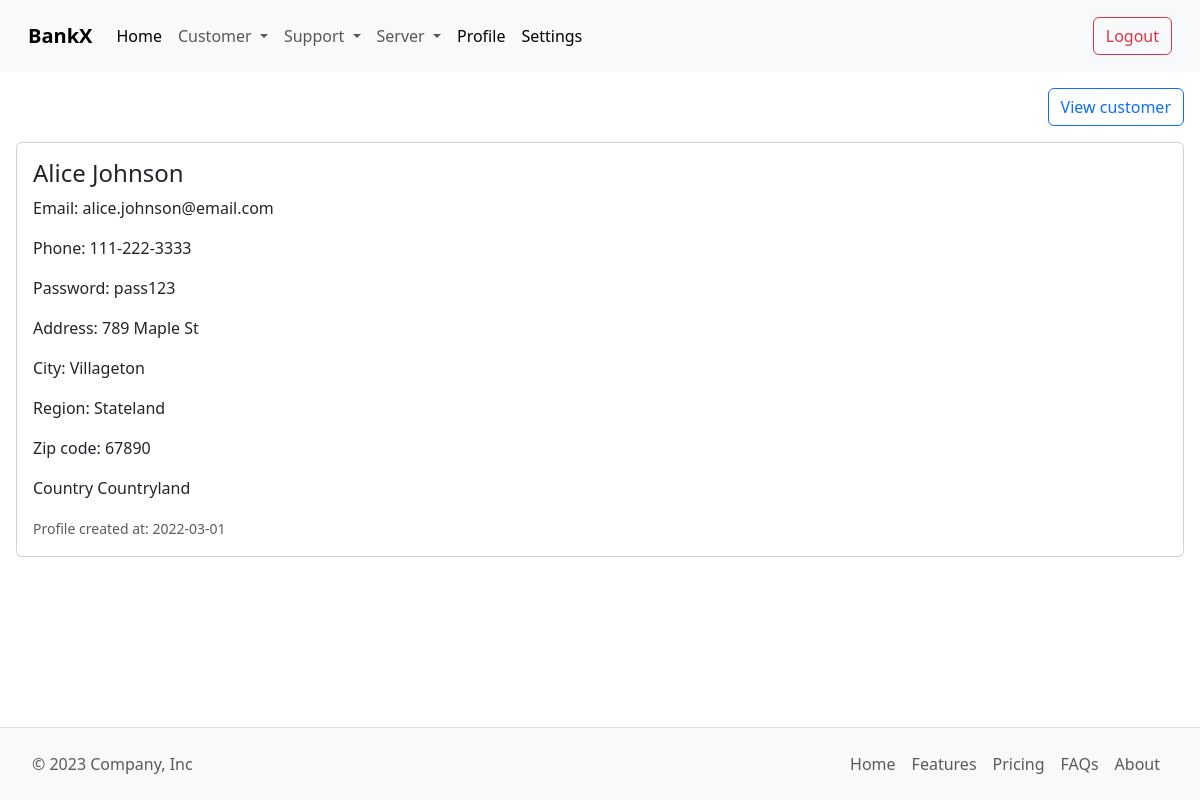
/Admin/customer_profile.php?id=1 (signed in), run on an earlier commit of the app's database.
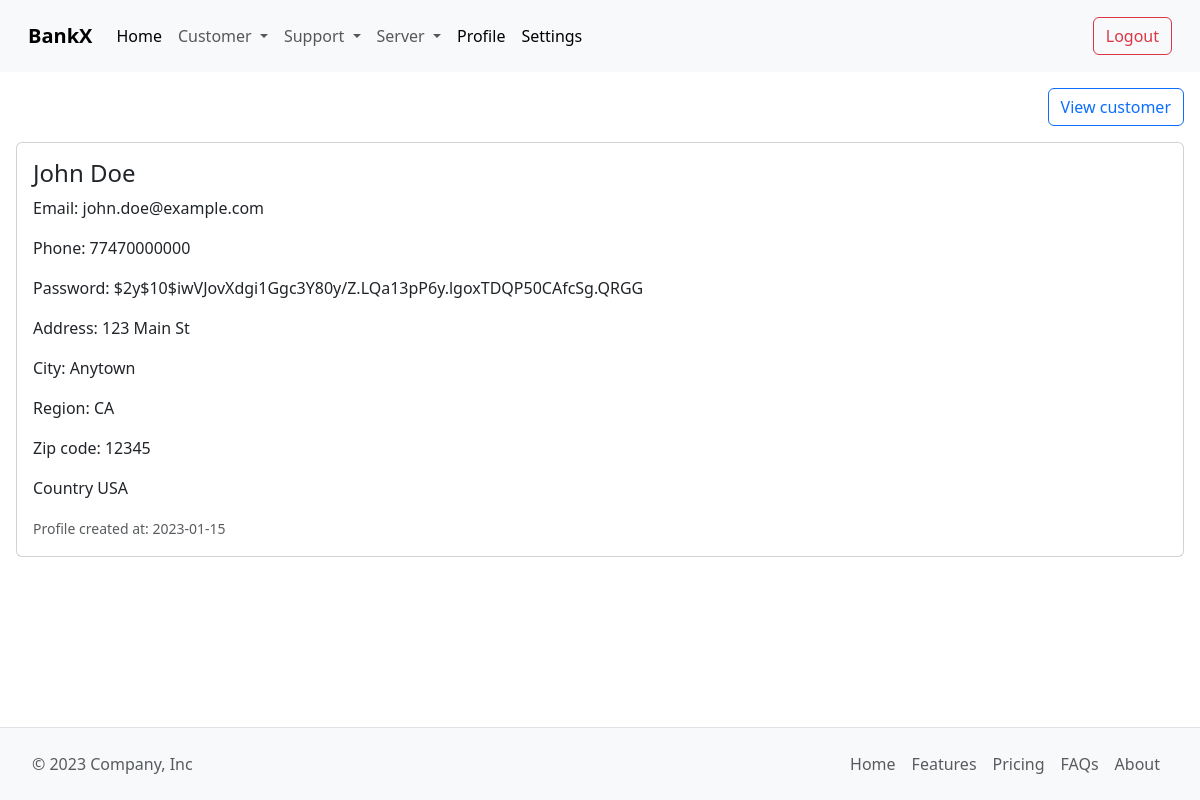
And on a later commit of the database.
### tables this page shows
CREATE TABLE `Customers` (
    `CustomerID` INT PRIMARY KEY AUTO_INCREMENT,
    `FirstName` VARCHAR(50) NOT NULL,
    `LastName` VARCHAR(50) NOT NULL,
    `Email` VARCHAR(100) NOT NULL,
    `PhoneNumber` VARCHAR(100) NOT NULL,
    `Password` VARCHAR(100) NOT NULL,
    `Address` VARCHAR(255),
    `City` VARCHAR(50),
    `State` VARCHAR(50),
    `ZipCode` VARCHAR(10),
    `Country` VARCHAR(50),
    `RegistrationDate` DATE NOT NULL,
    `LoginTime` TIMESTAMP DEFAULT CURRENT_TIMESTAMP,
    `LogoutTime` TIMESTAMP DEFAULT CURRENT_TIMESTAMP
);

### src/Admin/customer_profile.php (the view)
<?php
include("include/header.php");
require_once("../Modules/config.php");
$userid = isset($_GET['id']) ? htmlspecialchars($_GET['id']) : '';
$stmt = $conn->prepare("SELECT * FROM `Customers` WHERE `CustomerID` = :userid");
$stmt->bindValue(":userid", $userid, PDO::PARAM_INT);
$stmt->execute();
$result = $stmt->fetch(PDO::FETCH_ASSOC);
?>
<div style="padding-right: 1rem; padding-top: 1rem;">
	<ul class="nav justify-content-end">
		<li class="nav-item">
			<a class="btn btn-outline-primary" href="customer.php">View customer</a>
		</li>
	</ul>
</div>
<div style="padding: 1rem; padding-right: 1rem; padding-left: 1rem; padding-bottom: 8rem;">
	<div class="card">
		<div class="card-body">
			<h4 class="card-title">
				<?php echo $result['FirstName']; ?>
				<?php echo $result['LastName']; ?>
			</h4>
			<p class="card-text">Email:
				<?= $result['Email']; ?>
			</p>
			<p class="card-text">Phone:
				<?= $result['PhoneNumber']; ?>
			</p>
			<p class="card-text">Password:
				<?= $result['Password']; ?>
			</p>
			<p class="card-text">Address:
				<?= $result['Address']; ?>
			</p>
			<p class="card-text">City:
				<?= $result['City']; ?>
			</p>
			<p class="card-text">Region:
				<?= $result['State']; ?>
			</p>
			<p class="card-text">Zip code:
				<?= $result['ZipCode']; ?>
			</p>
			<p class="card-text">Country
				<?= $result['Country']; ?>
			</p>
			<p class="card-text"><small class="text-muted">Profile created at:
					<?php echo $result['RegistrationDate']; ?>
				</small></p>
		</div>
	</div>
</div>
<?php
include("include/footer.php");
?>

### src/Admin/include/header.php (shortened to what this page needs)
<!DOCTYPE html>
<html>
<head>
    <link href="https://cdn.jsdelivr.net/npm/bootstrap@5.3.2/dist/css/bootstrap.min.css" rel="stylesheet"
>
</head>
<body>
    <nav class="navbar navbar-expand-lg bg-body-tertiary" style="padding: 1rem;">
        <div class="container-fluid">
            <a class="navbar-brand" href="dashboard.php"><b>BankX</b></a>
            <div class="collapse navbar-collapse" id="navbarSupportedContent">
                <ul class="navbar-nav me-auto mb-2 mb-lg-0">
                    <li class="nav-item">
                        <a class="nav-link active" aria-current="page" href="dashboard.php">Home</a>
                    </li>
                    <li class="nav-item dropdown">
                        <a class="nav-link dropdown-toggle" href="#" role="button" data-bs-toggle="dropdown"
                            aria-expanded="false">
                            Customer
                        </a>
                    </li>
                    <li class="nav-item dropdown">
                        <a class="nav-link dropdown-toggle" href="#" role="button" data-bs-toggle="dropdown"
                            aria-expanded="false">
                            Support
                        </a>
                    </li>
                    <li class="nav-item dropdown">
                        <a class="nav-link dropdown-toggle" href="#" role="button" data-bs-toggle="dropdown"
                            aria-expanded="false">
                            Server
                        </a>
                    </li>
                    <li class="nav-item">
                        <a class="nav-link active" aria-current="page" href="admin_profile.php">Profile</a>
                    </li>
                    <li class="nav-item">
                        <a class="nav-link active" aria-current="page" href="#">Settings</a>
                    </li>
                </ul>
                <div class="d-flex">
                    <a href="logout.php" class="btn btn-outline-danger">Logout</a>
                </div>
            </div>
        </div>
    </nav>

### src/Admin/include/footer.php (shortened to what this page needs)
<footer class="d-flex flex-wrap justify-content-between align-items-center py-3 border-top">
	<p class="col-md-4 mb-0 text-body-secondary">© 2023 Company, Inc</p>
	<a href="/" class="col-md-4 d-flex align-items-center justify-content-center mb-3 mb-md-0 me-md-auto link-body-emphasis text-decoration-none">
		<svg class="bi me-2" width="40" height="32">
			<use xlink:href="#bootstrap"></use>
		</svg>
	</a>
	<ul class="nav col-md-4 justify-content-end">
		<li class="nav-item"><a href="#" class="nav-link px-2 text-body-secondary">Home</a></li>
		<li class="nav-item"><a href="#" class="nav-link px-2 text-body-secondary">Features</a></li>
		<li class="nav-item"><a href="#" class="nav-link px-2 text-body-secondary">Pricing</a></li>
		<li class="nav-item"><a href="#" class="nav-link px-2 text-body-secondary">FAQs</a></li>
		<li class="nav-item"><a href="#" class="nav-link px-2 text-body-secondary">About</a></li>
	</ul>
</footer>
</body>
</html>

### src/Admin/include/footer.php (style rules this page uses)
footer { position: fixed; bottom: 0; width: 100%; background-color: #f8f9fa; padding-left: 2rem; padding-right: 2rem; }

What changed in the data, as far as the page shows it:
changed customers: FirstName "Alice" → "John"; LastName "Johnson" → "Doe"; Email "alice.johnson@email.com" → "john.doe@example.com"; PhoneNumber "111-222-3333" → "77470000000"; Password "pass123" → "$2y$10$iwVJovXdgi1Ggc3Y80y/Z.LQa13pP6y.lgoxTDQP50CAfcSg.QRGG"; Address "789 Maple St" → "123 Main St"; City "Villageton" → "Anytown"; State "Stateland" → "CA"; ZipCode "67890" → "12345"; Country "Countryland" → "USA"; RegistrationDate "2022-03-01" → "2023-01-15"
